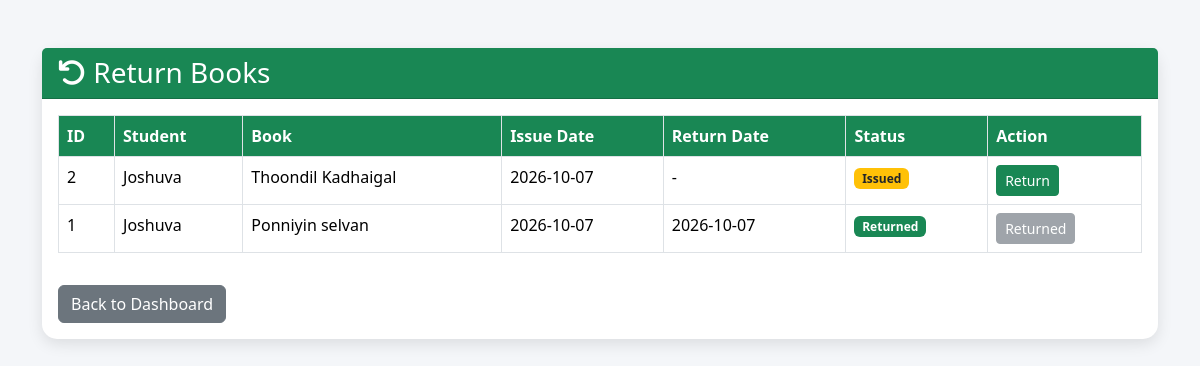
Page /admin/return_book.php (signed in) on the committed database.
### tables this page shows
CREATE TABLE `issued_books` (
  `id` int(11) NOT NULL,
  `student_id` int(11) NOT NULL,
  `book_id` int(11) NOT NULL,
  `issue_date` date NOT NULL,
  `return_date` date DEFAULT NULL,
  `status` enum('Issued','Returned') DEFAULT 'Issued'
);

CREATE TABLE `students` (
  `id` int(11) NOT NULL,
  `name` varchar(100) NOT NULL,
  `email` varchar(100) NOT NULL,
  `phone` varchar(15) DEFAULT NULL,
  `password` varchar(255) NOT NULL,
  `created_at` timestamp NOT NULL DEFAULT current_timestamp()
);

CREATE TABLE `books` (
  `id` int(11) NOT NULL,
  `book_name` varchar(200) NOT NULL,
  `author_name` varchar(100) NOT NULL,
  `category` varchar(100) DEFAULT NULL,
  `quantity` int(11) DEFAULT 1,
  `available_quantity` int(11) DEFAULT 1,
  `created_at` timestamp NOT NULL DEFAULT current_timestamp(),
  `cover_image` varchar(255) DEFAULT NULL
);

### admin/return_book.php (the view, shortened to what this page needs)
<?php
$records = mysqli_query($conn,
"SELECT
    ib.id,
    s.name AS student_name,
    b.book_name,
    ib.issue_date,
    ib.return_date,
    ib.status
FROM issued_books ib
INNER JOIN students s ON ib.student_id = s.id
INNER JOIN books b ON ib.book_id = b.id
ORDER BY ib.id DESC");
?>
<!DOCTYPE html>
<html lang="en">
<head>
<link href="https://cdn.jsdelivr.net/npm/bootstrap@5.3.3/dist/css/bootstrap.min.css" rel="stylesheet">
<link rel="stylesheet"
href="https://cdnjs.cloudflare.com/ajax/libs/font-awesome/6.5.2/css/all.min.css">
</head>
<body>
<div class="container py-5">
    <div class="card">
        <div class="card-header bg-success text-white">
            <h3 class="mb-0">
                <i class="fas fa-undo"></i>
                Return Books
            </h3>
        </div>
        <div class="card-body">
            <div class="table-responsive">
                <table class="table table-bordered table-hover">
                    <thead>
                    <tr>
                        <th>ID</th>
                        <th>Student</th>
                        <th>Book</th>
                        <th>Issue Date</th>
                        <th>Return Date</th>
                        <th>Status</th>
                        <th>Action</th>
                    </tr>
                    </thead>
                    <tbody>
                    <?php while($row = mysqli_fetch_assoc($records)) { ?>
                    <tr>
                        <td><?php echo $row['id']; ?></td>
                        <td>
                            <?php echo htmlspecialchars($row['student_name']); ?>
                        </td>
                        <td>
                            <?php echo htmlspecialchars($row['book_name']); ?>
                        </td>
                        <td>
                            <?php echo $row['issue_date']; ?>
                        </td>
                        <td>
                            <?php
                            echo $row['return_date']
                            ? $row['return_date']
                            : '-';
                            ?>
                        </td>
                        <td>
                            <?php if($row['status'] == 'Issued') { ?>
                                <span class="badge bg-warning text-dark">
                                    Issued
                                </span>
                            <?php } else { ?>
                                <span class="badge bg-success">
                                    Returned
                                </span>
                            <?php } ?>
                        </td>
                        <td>
                            <?php if($row['status'] == 'Issued') { ?>
                                <a href="?return=<?php echo $row['id']; ?>"
                                   class="btn btn-success btn-sm"
                                   onclick="return confirmReturn();">
                                    Return
                                </a>
                            <?php } else { ?>
                                <button class="btn btn-secondary btn-sm"
                                        disabled>
                                    Returned
                                </button>
                            <?php } ?>
                        </td>
                    </tr>
                    <?php } ?>
                    </tbody>
                </table>
            </div>
            <div class="mt-3">
                <a href="dashboard.php"
                   class="btn btn-secondary">
                    Back to Dashboard
                </a>
            </div>
        </div>
    </div>
</div>
</body>
</html>

### admin/return_book.php (style rules this page uses)
body { background:#f4f6f9; }
.card { border:none; border-radius:15px; box-shadow:0 5px 15px rgba(0,0,0,0.1); }
.table th { background:#198754; color:white; }

### rows in the picture
issued_books: id "2", student.name "Joshuva", book.book_name "Thoondil Kadhaigal", issue_date "2026-10-07", status "Issued"
issued_books: id "1", student.name "Joshuva", book.book_name "Ponniyin selvan", issue_date "2026-10-07", return_date "2026-10-07", status "Returned"
